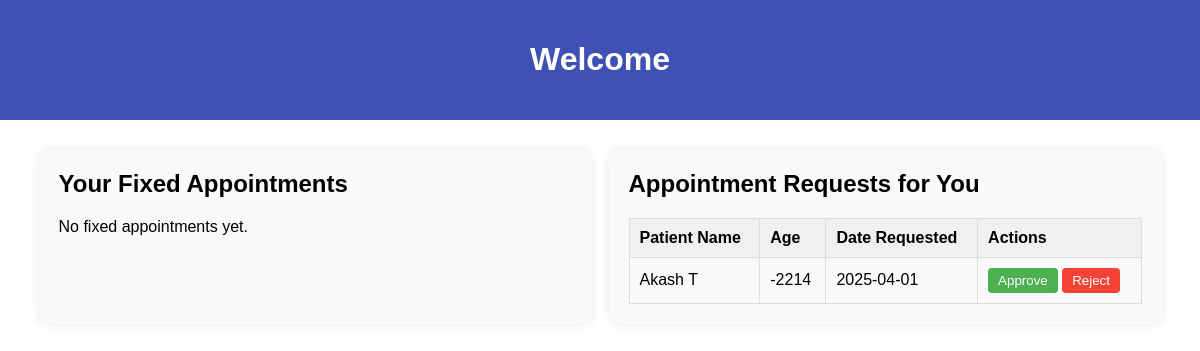
/doclogged (signed in), run on the app's committed database.
### models.py (models this page shows)
class Appointment(db.Model):
    id = db.Column(db.Integer, primary_key = True)
    patient_id = db.Column(db.Integer, db.ForeignKey('patient.id'))
    doctor_id = db.Column(db.Integer, db.ForeignKey('doctor.id'))
    appointment_date = db.Column(db.Date)
    status = db.Column(db.String(), default = 'Pending')

class Patient(db.Model):
    id = db.Column(db.Integer, primary_key = True)
    full_name = db.Column(db.String())
    phone_no = db.Column(db.String(), unique = True, nullable = False)
    dob = db.Column(db.Date)
    address = db.Column(db.String())
    password = db.Column(db.String())
    is_approved = db.Column(db.Boolean(), default = False)
    appointments = db.relationship('Appointment', backref = 'patient')

### app.py (the view)
@app.route('/doclogged')
def doctor_logged():
    if 'doctor_id' not in session:
        return redirect('/logdoc')
    doctor_id = session['doctor_id']
    appointment_requests = Appointment.query.filter_by(status = 'pending', doctor_id = doctor_id).all()
    fixed_appointments = Appointment.query.filter_by(status = 'approved', doctor_id = doctor_id).all()
    today = date.today()
    for appt in appointment_requests:
        if appt.patient:
            dob = appt.patient.dob
            appt.patient.age = today.year - dob.year - ((today.month, today.day) < (dob.month, dob.day))
    for appt in fixed_appointments:
        if appt.patient:
            dob = appt.patient.dob
            appt.patient.age = today.year - dob.year - ((today.month, today.day) < (dob.month, dob.day))
    return render_template('doclogged.html', appointment_requests = appointment_requests, fixed_appointments = fixed_appointments)

### templates/doclogged.html (shortened to what this page needs)
<!DOCTYPE html>
<html lang="en">
<head>
</head>
<body>
<header>
    <h1>Welcome</h1>
</header>
<div class="main-container">
    <div class="card">
        <h2>Your Fixed Appointments</h2>
        {% if fixed_appointments %}
        <table>
            <thead>
                <tr>
                    <th>Patient Name</th>
                    <th>Age</th>
                    <th>Appointment Date</th>
                    <th>Delete</th>
                </tr>
            </thead>
            <tbody>
                {% for appt in fixed_appointments %}
                <tr>
                    <td>{{ appt.patient.full_name }}</td>
                    <td>{{  appt.patient.age }}</td>
                    <td>{{ appt.appointment_date }}</td>
                    <td>
                        <form method="POST" action="/delete_appointment/{{ appt.id }}" style="display:inline;">
                            <button type="submit" class="reject">Delete</button>
                        </form>
                    </td>
                </tr>
                {% endfor %}
            </tbody>
        </table>
        {% else %}
        <p>No fixed appointments yet.</p>
        {% endif %}
    </div>
    <div class="card">
        <h2>Appointment Requests for You</h2>
        {% if appointment_requests %}
        <table>
            <thead>
                <tr>
                    <th>Patient Name</th>
                    <th>Age</th>
                    <th>Date Requested</th>
                    <th>Actions</th>
                </tr>
            </thead>
            <tbody>
                {% for req in appointment_requests %}
                <tr>
                    <td>{{ req.patient.full_name }}</td>
                    <td>{{ req.patient.age }}</td>
                    <td>{{ req.appointment_date }}</td>
                    <td>
                        <form method="POST" action="/approve_appointment/{{ req.id }}" style="display:inline;">
                            <button type="submit">Approve</button>
                        </form>
                        <form method="POST" action="/reject_appointment/{{ req.id }}" style="display:inline;">
                            <button type="submit" class="reject">Reject</button>
                        </form>
                    </td>
                </tr>
                {% endfor %}
            </tbody>
        </table>
        {% else %}
        <p>No new appointment requests.</p>
        {% endif %}

### templates/doclogged.html (style rules this page uses)
body { font-family: Arial, sans-serif; margin: 0; padding: 0; }
header { background-color: #3f51b5; color: white; padding: 20px; text-align: center; }
.main-container { display: flex; justify-content: space-around; padding: 30px; }
.card { width: 45%; background-color: #f9f9f9; border-radius: 10px; box-shadow: 0 0 10px rgba(0,0,0,0.1); padding: 20px; }
h2 { margin-top: 0; }
table { width: 100%; border-collapse: collapse; margin-top: 15px; }
th, td { border: 1px solid #ddd; padding: 10px; text-align: left; }
th { background-color: #f0f0f0; }
button { padding: 5px 10px; background-color: #4CAF50; border: none; color: white; cursor: pointer; border-radius: 4px; }
button.reject { background-color: #f44336; }

### data on the page
Appointment: patient.full_name "Akash T", patient.age "-2214", appointment_date "2025-04-01"
